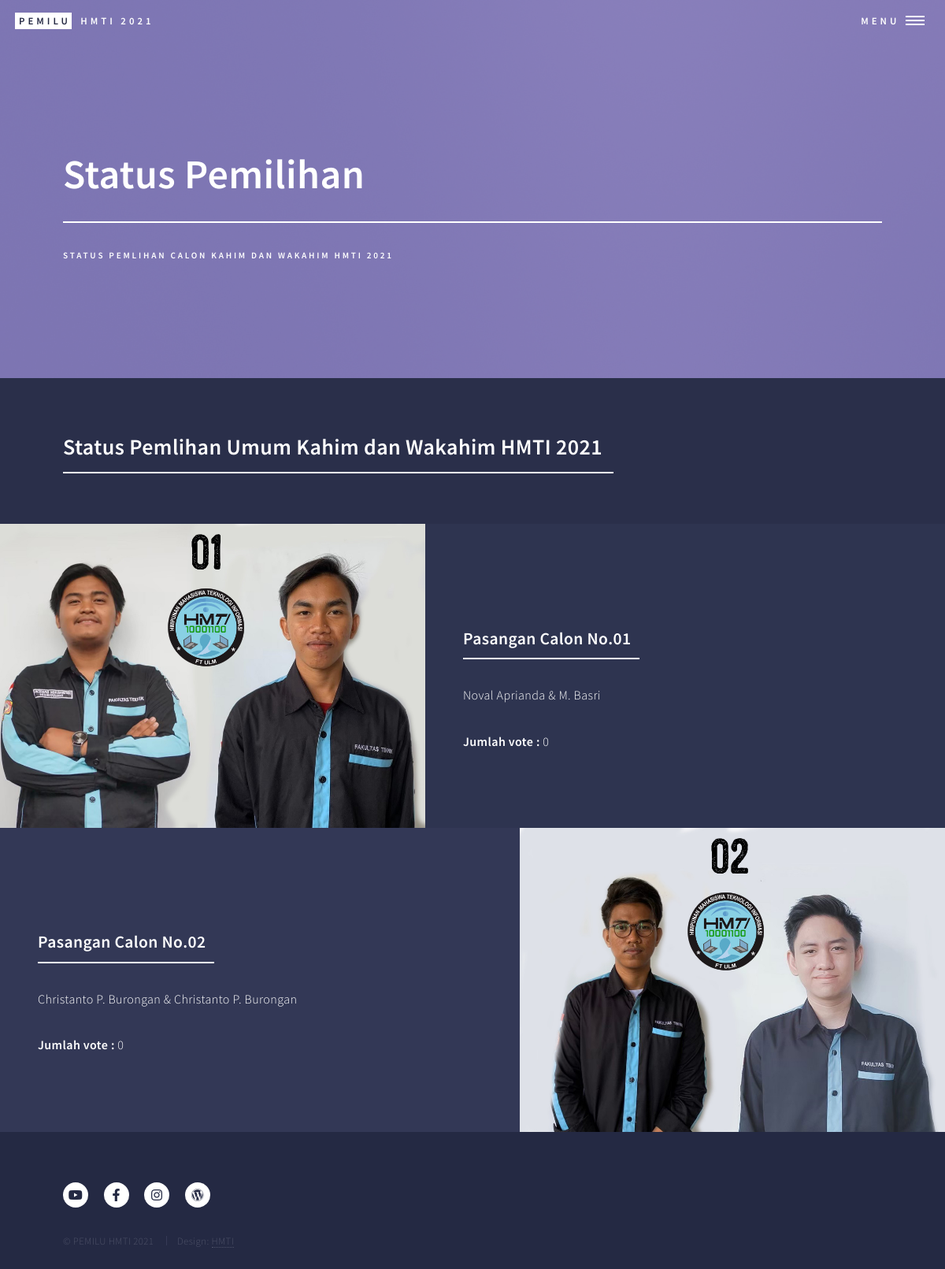
Screenshot of /status_voting.php with the database file from the repository.
### tables this page shows
CREATE TABLE `calon` (
  `no_urut` int(11) NOT NULL,
  `nim_calon_ketua` varchar(15) NOT NULL,
  `nim_calon_wakil` varchar(15) NOT NULL,
  `foto_pasangan_calon` varchar(250) NOT NULL
);

CREATE TABLE `biodata_calon` (
  `nim_calon` varchar(15) NOT NULL,
  `nama_calon` varchar(50) NOT NULL,
  `angkatan` int(11) NOT NULL,
  `tempat_lahir` varchar(25) NOT NULL,
  `tanggal_lahir` date NOT NULL,
  `jenis_kelamin` varchar(15) NOT NULL,
  `foto` varchar(250) NOT NULL,
  `instagram` varchar(25) NOT NULL
);

CREATE TABLE `vote` (
  `id_vote` int(11) NOT NULL,
  `no_urut` int(11) NOT NULL,
  `jumlah_vote` int(11) NOT NULL
);

### status_voting.php (the view, shortened to what this page needs)
<?php
require_once("koneksi.php");
$ambildata = $pdo_conn->prepare("SELECT * FROM calon, biodata_calon WHERE  calon.nim_calon_ketua=biodata_calon.nim_calon ORDER BY no_urut ASC");
$ambildata->execute();
$ketua = $ambildata->fetchAll();
$jumlah = count($ketua);
$ambildata2 = $pdo_conn->prepare("SELECT * FROM calon, biodata_calon WHERE  calon.nim_calon_wakil=biodata_calon.nim_calon ORDER BY no_urut ASC");
$ambildata2->execute();
$wakil = $ambildata2->fetchAll();
$ambildata3 = $pdo_conn->prepare("SELECT * FROM vote ORDER BY no_urut ASC");
$ambildata3->execute();
$voting = $ambildata3->fetchAll();
?>
<!DOCTYPE HTML>
<html>
<head>
    <link rel="stylesheet" href="assets/css/main.css" />
</head>
<body class="is-preload">
    <div id="wrapper">
        <header id="header" class="alt">
            <a href="beranda.html" class="logo"><strong>Pemilu</strong> <span>HMTI 2021</span></a>
            <nav>
                <a href="#menu">Menu</a>
            </nav>
        </header>
        <section id="banner" class="style2">
            <div class="inner">
                <header class="major">
                    <h1>Status Pemilihan </h1>
                </header>
                <div class="content">
                    <p>Status Pemlihan Calon Kahim dan Wakahim HMTI 2021</p>
                </div>
            </div>
        </section>
        <div id="main">
            <section id="one">
                <div class="inner">
                    <header class="major">
                        <h2>Status Pemlihan Umum Kahim dan Wakahim HMTI 2021</h2>
                    </header>
                </div>
            </section>
            <section id="two" class="spotlights">
                <?php
        		if(!empty($ketua) && !empty($wakil) && !empty($voting)) {
					for($i=0; $i<$jumlah; $i++) {
        		?>
                <section>
                    <a href="images/<?php echo $ketua[$i]["foto_pasangan_calon"]; ?>" class="image">
                        <img src="images/<?php echo $ketua[$i]["foto_pasangan_calon"]; ?>" alt="" data-position="center center" />
                    </a>
                    <div class="content">
                        <div class="inner">
                            <header class="major">
                                <h3>Pasangan Calon No.0<?php echo $ketua[$i]["no_urut"]; ?></h3>
                            </header>
                            <p><?php echo $ketua[$i]["nama_calon"]." & ".$wakil[$i]["nama_calon"]; ?></p>
                            <h8><b>Jumlah vote :</b> <?php echo $voting[$i]["jumlah_vote"]; ?> </h8>
                        </div>
                    </div>
                </section>
                <?php
					}
				}
				?>
            </section>
        </div>
        <footer id="footer">
            <div class="inner">
                <ul class="icons">
                    <li><a href="https://www.youtube.com/channel/UCBWvors8mO16aa-GCyscrKw"
                            class="icon brands alt fa-youtube"><span class="label">Twitter</span></a></li>
                    <li><a href="https://www.facebook.com/HMTIFTunlam/" class="icon brands alt fa-facebook-f"></a></li>
                    <li><a href="https://www.instagram.com/hmti_ftulm/" class="icon brands alt fa-instagram"></a></li>
                    <li><a href="https://www.hmti.ft.ulm.ac.id/" class="icon brands alt fa-wordpress"></a></li>
                </ul>
                <ul class="copyright">
                    <li>&copy; PEMILU HMTI 2021</li>
                    <li>Design: <a href="https://www.hmti.ft.ulm.ac.id/">HMTI</a></li>
                </ul>
            </div>
        </footer>
    </div>
</body>
</html>

### rows the page displays
calon: foto_pasangan_calon (picture), no_urut "1", nim_calon_ketua.nama_calon "Noval Aprianda", nim_calon_wakil.nama_calon "M. Basri"
vote: jumlah_vote "0"
calon: foto_pasangan_calon (picture), no_urut "2", nim_calon_ketua.nama_calon "Christanto P. Burongan"
vote: jumlah_vote "0"
